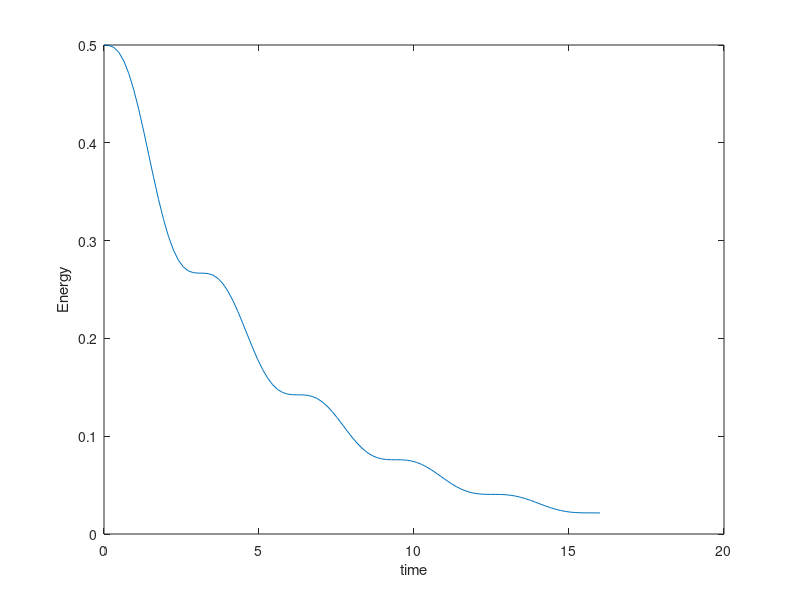
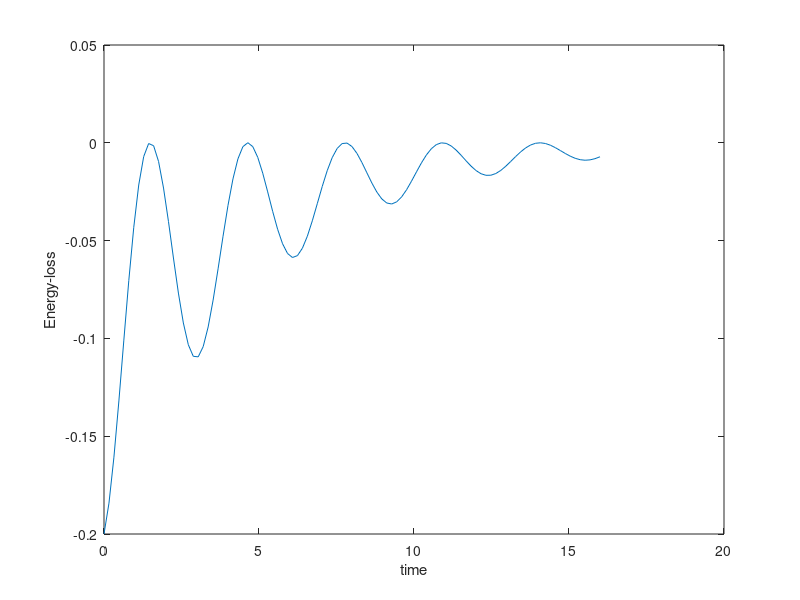

These charts were generated, in order, by the following MATLAB code:
%problem 11
A= 1;
w= 1
B= 0.1;
d= pi/2;
tmin= 0;
tmax= 16;
K= 1;
m=1;
nt=101;
t= linspace(tmin, tmax, nt);

E = m*0.5 * A^2 *((B * exp(-B .* t) .* cos(w .* t - d) - exp(-B .* t) .* w .* sin(w .* t - d)).^2) + K*0.5 * ((A * exp(-B .* t) .* cos(w .* t - d)).^2);
figure;
plot(t, E);
xlabel ("time");
ylabel ("Energy");

g= (B.*cos(w.*t-d) + w*sin(w.*t-d)).^2

dg= 2*(B.*cos(w.*t -d) + w.*sin(w.*t-d)) .* (w*B.*-sin(w.*t-d)+ (w^2).*cos(w.*t-d));

dE1 =0.5*m*(A^2)*(-2*B.*exp(-2*B.*t).*g + exp(-2*B.*t).*dg);

dE2 = 0.5*K*(A^2)*(-2*B.*exp(-2*B.*t).*((cos(w.*t-d)).^2)-2*w.*cos(w.*t-d).*sin(w.*t-d).*exp(-2*B.*t));

dE= dE1 + dE2;
figure;
plot(t, dE);

xlabel ("time");
ylabel ("Energy-loss");


